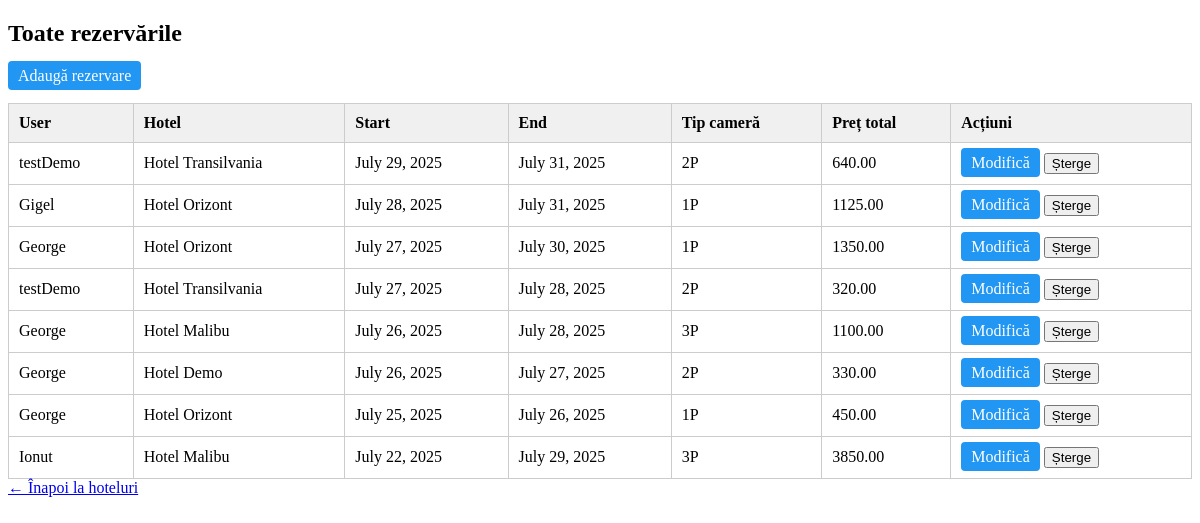
Screenshot of /booking/admin/reservations/ (signed in) with the database file from the repository.
### booking/models/reservation.py (models this page shows, shortened)
class Reservation(models.Model):
    user = models.ForeignKey(settings.AUTH_USER_MODEL, on_delete=models.CASCADE)
    hotel = models.ForeignKey(Hotel, on_delete=models.CASCADE)
    room_type = models.CharField(max_length=3, choices=Hotel.HOTEL_TYPES, editable=False)
    start_date = models.DateField()
    end_date = models.DateField()
    total_price = models.DecimalField(max_digits=8, decimal_places=2, blank=True, null=True)

### booking/models/user.py (models this page shows)
class CustomUser(AbstractUser):
    age = models.PositiveIntegerField(null=True, blank=True)
    profession = models.CharField(max_length=100, blank=True)

### booking/models/hotel.py (models this page shows, shortened)
class Hotel(models.Model):
    HOTEL_TYPES = [
        ('1P', 'Cameră pentru 1 persoană'),
        ('2P', 'Cameră pentru 2 persoane'),
        ('3P', 'Cameră pentru 3 persoane'),
        ('APT', 'Apartament'),
    ]
    name = models.CharField(max_length=100)
    location = models.CharField(max_length=100)
    description = models.TextField()
    available_types = models.CharField(max_length=3, choices=HOTEL_TYPES)
    price_per_night = models.DecimalField(max_digits=7, decimal_places=2)

### booking/views/reservation_views.py (the view)
# urls.py: path('admin/reservations/', all_reservations_view, name='admin_reservations'),
@staff_member_required
def all_reservations_view(request):
    reservations = Reservation.objects.select_related('user', 'hotel').all().order_by('-start_date')
    return render(request, 'booking/list.html', {
        'reservations': reservations
    })

### booking/templates/booking/list.html (shortened to what this page needs)
<!DOCTYPE html>
<html>
<head>
</head>
<body>
    <h2>Toate rezervările</h2>
    <a href="{% url 'create_reservation_admin' %}" class="button">Adaugă rezervare</a>
    <br><br>
    <table>
        <thead>
            <tr>
                <th>User</th>
                <th>Hotel</th>
                <th>Start</th>
                <th>End</th>
                <th>Tip cameră</th>
                <th>Preț total</th>
                <th>Acțiuni</th>
            </tr>
        </thead>
        <tbody>
            {% for r in reservations %}
            <tr>
                <td>{{ r.user.username }}</td>
                <td>{{ r.hotel.name }}</td>
                <td>{{ r.start_date }}</td>
                <td>{{ r.end_date }}</td>
                <td>{{ r.room_type }}</td>
                <td>{{ r.total_price }}</td>
                <td>
                    <a href="{% url 'update_reservation_admin' r.id %}" class="button">Modifică</a>
                    <form action="{% url 'delete_reservation_admin' r.id %}" method="post" style="display:inline;">
                        <button type="submit" onclick="return confirm('Ești sigur că vrei să ștergi această rezervare?');">Șterge</button>
                    </form>
                </td>
            </tr>
            {% endfor %}
        </tbody>
    </table>
    <a href="{% url 'hotels' %}">← Înapoi la hoteluri</a>
</body>
</html>

### booking/templates/booking/list.html (style rules this page uses)
table { width: 100%; border-collapse: collapse; background: #fff; }
th, td { padding: 10px; border: 1px solid #ccc; text-align: left; }
th { background-color: #f0f0f0; }
a.button { padding: 6px 10px; background: #2196F3; color: white; text-decoration: none; border-radius: 4px; }

### rows the page displays
Reservation: user.username "testDemo", hotel.name "Hotel Transilvania", start_date "July 29, 2025", end_date "July 31, 2025", room_type "2P", total_price "640.00"
Reservation: user.username "Gigel", hotel.name "Hotel Orizont", start_date "July 28, 2025", end_date "July 31, 2025", room_type "1P", total_price "1125.00"
Reservation: user.username "George", hotel.name "Hotel Orizont", start_date "July 27, 2025", end_date "July 30, 2025", room_type "1P", total_price "1350.00"
Reservation: user.username "testDemo", hotel.name "Hotel Transilvania", start_date "July 27, 2025", end_date "July 28, 2025", room_type "2P", total_price "320.00"
Reservation: user.username "George", hotel.name "Hotel Malibu", start_date "July 26, 2025", end_date "July 28, 2025", room_type "3P", total_price "1100.00"
Reservation: user.username "George", hotel.name "Hotel Demo", start_date "July 26, 2025", end_date "July 27, 2025", room_type "2P", total_price "330.00"
Reservation: user.username "George", hotel.name "Hotel Orizont", start_date "July 25, 2025", end_date "July 26, 2025", room_type "1P", total_price "450.00"
Reservation: user.username "Ionut", hotel.name "Hotel Malibu", start_date "July 22, 2025", end_date "July 29, 2025", room_type "3P", total_price "3850.00"
